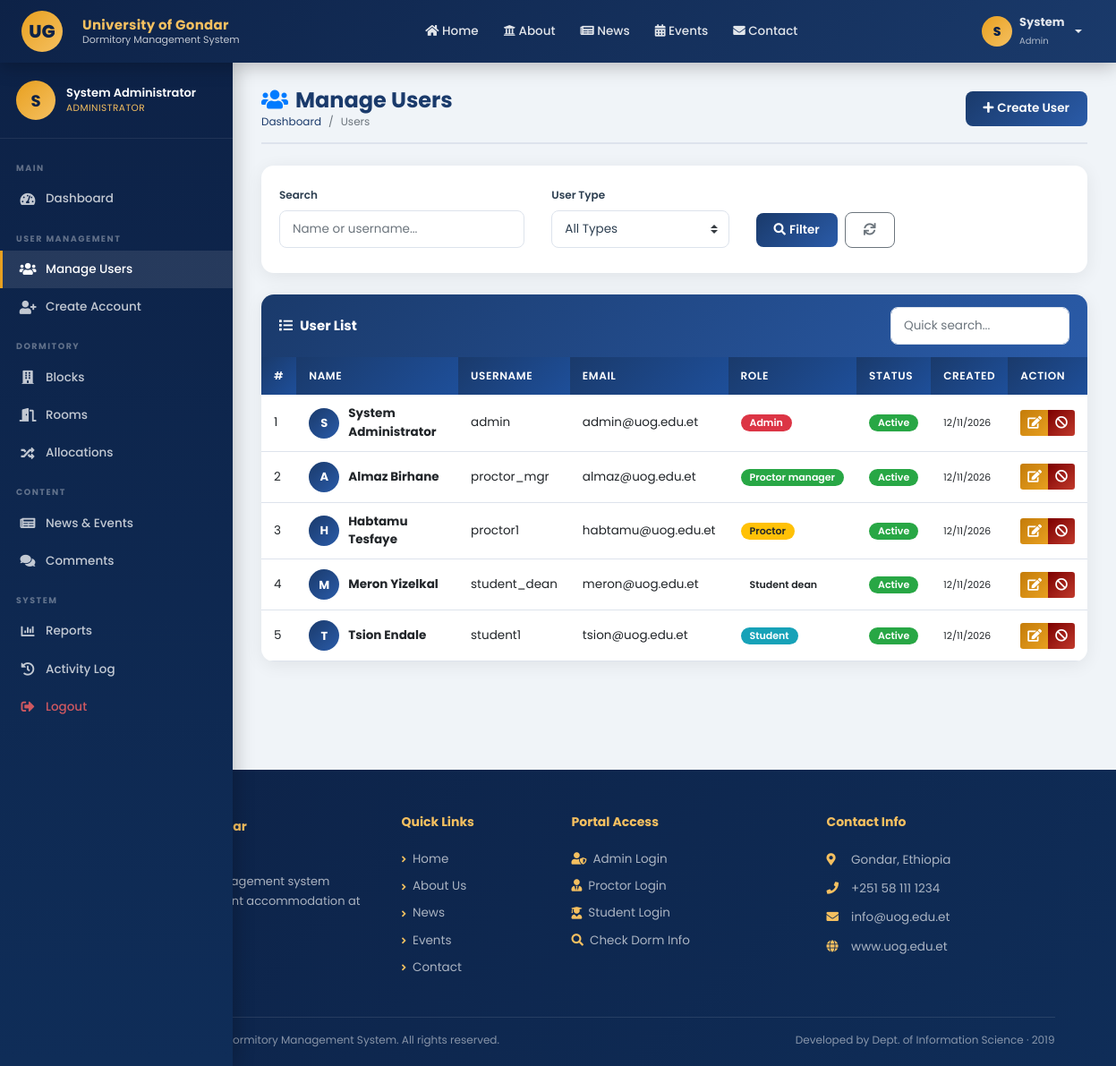
The page /admin/users.php (signed in) on the database its author committed.
### tables this page shows
CREATE TABLE IF NOT EXISTS users (
    id          INT AUTO_INCREMENT PRIMARY KEY,
    fname       VARCHAR(50) NOT NULL,
    lname       VARCHAR(50) NOT NULL,
    user_id_no  VARCHAR(30) UNIQUE,
    username    VARCHAR(50) NOT NULL UNIQUE,
    password    VARCHAR(255) NOT NULL,
    email       VARCHAR(100),
    sex         ENUM('Male','Female'),
    user_type   ENUM('admin','proctor_manager','proctor','student_dean','student') NOT NULL,
    status      ENUM('active','inactive') DEFAULT 'active',
    created_at  TIMESTAMP DEFAULT CURRENT_TIMESTAMP,
    updated_at  TIMESTAMP DEFAULT CURRENT_TIMESTAMP ON UPDATE CURRENT_TIMESTAMP
);

### includes/config.php (called while the page is built, shortened)
<?php
require_once __DIR__ . '/db.php';
function sanitize($data) {
    global $conn;
    return htmlspecialchars(strip_tags(trim($conn->real_escape_string($data))));
}
?>

### admin/users.php (the view, shortened to what this page needs)
<?php
require_once '../includes/config.php';
$search = sanitize($_GET['search'] ?? '');
$sql = "SELECT * FROM users WHERE 1=1";
$sql .= " ORDER BY created_at DESC";
$users = $conn->query($sql);
?>
<?php require_once '../includes/header.php'; ?>
<div class="dash-wrapper">
<?php require_once '../includes/sidebar_admin.php'; ?>
<div class="dash-content">
  <div class="page-header">
    <div>
      <h3><i class="fas fa-users mr-2 text-primary"></i>Manage Users</h3>
      <nav aria-label="breadcrumb"><ol class="breadcrumb"><li class="breadcrumb-item"><a href="dashboard.php">Dashboard</a></li><li class="breadcrumb-item active">Users</li></ol></nav>
    </div>
    <a href="create-user.php" class="btn btn-primary"><i class="fas fa-plus mr-1"></i>Create User</a>
  </div>
  <div class="card mb-4">
    <div class="card-body">
      <form method="GET" class="row align-items-end" style="gap:0;">
        <div class="col-md-4 mb-2">
          <label style="font-size:12px;font-weight:600;">Search</label>
          <input type="text" name="search" class="form-control" placeholder="Name or username..." value="<?php echo htmlspecialchars($search); ?>">
        </div>
        <div class="col-md-3 mb-2">
          <label style="font-size:12px;font-weight:600;">User Type</label>
          <select name="type" class="form-control custom-select">
            <option value="">All Types</option>
          </select>
        </div>
        <div class="col-auto mb-2">
          <button type="submit" class="btn btn-primary"><i class="fas fa-search mr-1"></i>Filter</button>
          <a href="users.php" class="btn btn-outline-secondary ml-1"><i class="fas fa-sync"></i></a>
        </div>
      </form>
    </div>
  </div>
  <div class="table-card">
    <div class="table-header">
      <h5><i class="fas fa-list mr-2"></i>User List</h5>
      <input type="text" id="tableSearch" class="form-control form-control-sm" placeholder="Quick search..." style="width:200px;border-radius:8px;">
    </div>
    <div class="table-responsive">
      <table class="table" id="searchableTable">
        <thead>
          <tr><th>#</th><th>Name</th><th>Username</th><th>Email</th><th>Role</th><th>Status</th><th>Created</th><th>Action</th></tr>
        </thead>
        <tbody>
          <?php $i=1; while($u=$users->fetch_assoc()): ?>
          <tr>
            <td><?php echo $i++; ?></td>
            <td>
              <div class="d-flex align-items-center" style="gap:10px;">
                <span style="width:34px;height:34px;border-radius:50%;background:linear-gradient(135deg,var(--primary),#2a5ba8);display:flex;align-items:center;justify-content:center;color:#fff;font-size:13px;font-weight:700;flex-shrink:0;">
                  <?php echo strtoupper(substr($u['fname'],0,1)); ?>
                </span>
                <strong><?php echo htmlspecialchars($u['fname'].' '.$u['lname']); ?></strong>
              </div>
            </td>
            <td><?php echo htmlspecialchars($u['username']); ?></td>
            <td><?php echo htmlspecialchars($u['email']??'-'); ?></td>
            <td>
              <?php
              $roleColors = ['admin'=>'danger','proctor_manager'=>'success','proctor'=>'warning','student_dean'=>'purple','student'=>'info'];
              $rc = $roleColors[$u['user_type']] ?? 'secondary';
              ?>
              <span class="badge badge-<?php echo $rc; ?>"><?php echo ucfirst(str_replace('_',' ',$u['user_type'])); ?></span>
            </td>
            <td><span class="badge badge-<?php echo $u['status']==='active'?'success':'secondary'; ?>"><?php echo ucfirst($u['status']); ?></span></td>
            <td><small><?php echo date('d/m/Y', strtotime($u['created_at'])); ?></small></td>
            <td>
              <div class="btn-group btn-group-sm">
                <a href="edit-user.php?id=<?php echo $u['id']; ?>" class="btn btn-warning" title="Edit"><i class="fas fa-edit"></i></a>
                <?php if($u['id'] !== $_SESSION['user_id']): ?>
                <a href="users.php?delete=<?php echo $u['id']; ?>" class="btn btn-danger btn-delete" title="Deactivate"><i class="fas fa-ban"></i></a>
                <?php endif; ?>
              </div>
            </td>
          </tr>
          <?php endwhile; ?>
        </tbody>
      </table>
    </div>
  </div>
</div>
</div>
<?php require_once '../includes/footer.php'; ?>

### css/style.css (style rules this page uses)
:root { --primary: #1a3a6b; --primary-dk: #0d2247; --accent: #e8a020; --accent-lt: #f5c060; --success: #27ae60; --danger: #c0392b; --info: #2980b9; --light-bg: #f0f4f8; --white: #ffffff; --text: #2c3e50; --muted: #7f8c8d; --border: #dde3ec; --sidebar-w: 260px; }
* { box-sizing: border-box; }
body { font-family: 'Poppins', sans-serif; background: var(--light-bg); color: var(--text); margin: 0; }
.card { border: none; border-radius: 14px; box-shadow: 0 4px 20px rgba(0,0,0,.07); transition: transform .2s, box-shadow .2s; overflow: hidden; }
.dash-wrapper { display: flex; min-height: calc(100vh - 70px); }
.dash-content { margin-left: var(--sidebar-w); flex: 1; padding: 28px 32px; background: var(--light-bg); min-height: calc(100vh - 70px); }
.page-header { display: flex; align-items: center; justify-content: space-between; margin-bottom: 24px; padding-bottom: 14px; border-bottom: 2px solid var(--border); }
.page-header h3 { font-size: 1.5rem; font-weight: 700; color: var(--primary); margin: 0; }
.page-header .breadcrumb { background: none; padding: 0; margin: 0; font-size: 12px; }
.page-header .breadcrumb-item a { color: var(--primary); }
.table-card { background: var(--white); border-radius: 14px; box-shadow: 0 4px 20px rgba(0,0,0,.07); overflow: hidden; }
.table-card .table-header { background: linear-gradient(135deg, var(--primary), #2a5ba8); padding: 14px 20px; display: flex; align-items: center; justify-content: space-between; }
.table-card .table-header h5 { color: #fff; font-weight: 700; margin: 0; font-size: 15px; }
.table { margin: 0; }
.table thead th { background: linear-gradient(135deg, var(--primary), #1e4f9a); color: #fff; font-size: 12px; font-weight: 600; text-transform: uppercase; letter-spacing: .6px; padding: 12px 14px; border: none; }
.table tbody tr { border-bottom: 1px solid var(--border); transition: background .15s; }
.table tbody td { padding: 11px 14px; font-size: 13.5px; vertical-align: middle; border: none; }
.form-control, .custom-select { border: 1.5px solid var(--border); border-radius: 8px; padding: 10px 14px; font-size: 13.5px; color: var(--text); transition: border-color .2s, box-shadow .2s; height: auto; }
.btn { font-weight: 600; font-size: 13.5px; border-radius: 8px; padding: 9px 20px; transition: all .2s; }
.btn-primary { background: linear-gradient(135deg, var(--primary), #2a5ba8); border: none; }
.btn-warning { background: linear-gradient(135deg, #c47c0a, var(--accent)); border: none; color: #fff; }
.btn-danger { background: linear-gradient(135deg, #7b0000, var(--danger)); border: none; }
.badge { font-weight: 600; font-size: 11px; padding: 4px 10px; border-radius: 20px; }

### rows shown on the page
users: fname "S", fname+lname "System Administrator", username "admin", email "admin@uog.edu.et", user_type "Admin", status "Active", created_at "12/11/2026"
users: fname "A", fname+lname "Almaz Birhane", username "proctor_mgr", email "almaz@uog.edu.et", user_type "Proctor manager", status "Active", created_at "12/11/2026"
users: fname "H", fname+lname "Habtamu Tesfaye", username "proctor1", email "habtamu@uog.edu.et", user_type "Proctor", status "Active", created_at "12/11/2026"
users: fname "M", fname+lname "Meron Yizelkal", username "student_dean", email "meron@uog.edu.et", user_type "Student dean", status "Active", created_at "12/11/2026"
users: fname "T", fname+lname "Tsion Endale", username "student1", email "tsion@uog.edu.et", user_type "Student", status "Active", created_at "12/11/2026"

### other values the page prints
substr($currentUser['fname'],0,1) "S"
$currentUser['fname'] "System"
str_replace('_',' ',$currentUser['user_type']) "Admin"
$currentUser['fname'].' '.$currentUser['lname'] "System Administrator"
